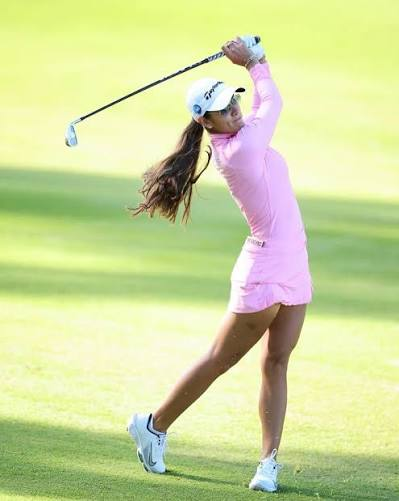
#> input picture img-original-0085/golfista/galfista 2.png, 399 x 501 px, found by its file name; its folder holds only this picture in this run
$ python p4-preparacion-img-0085.py
#> lines starting #> are read from the running program, lines starting #| are printed output that depends on the picture
import cv2
import numpy as np
import os
import csv

# 1. Configuración inicial
print("echo por ricardo Lopez NC 0085 Numero de lista 32")
carpeta_original = "img-original-0085"
carpeta_preparadas = "img-preparadas-0085"
carpeta_resultados = "resultados-img-0085"

ANCHO_DESTINO = 224
ALTO_DESTINO = 224

# Crear carpetas de salida si no existen
os.makedirs(carpeta_preparadas, exist_ok=True)
os.makedirs(carpeta_resultados, exist_ok=True)

categorias = ["golfista", "tenista"]
reporte = []
imagenes_procesadas = 0
imagenes_aprobadas = 0

print("🚀 Iniciando preparación de imágenes...\n")

# 2. Recorrer cada categoría y sus archivos
for categoria in categorias:
    ruta_origen = os.path.join(carpeta_original, categoria)
    ruta_destino = os.path.join(carpeta_preparadas, categoria)

    os.makedirs(ruta_destino, exist_ok=True)

    if not os.path.exists(ruta_origen):
        print(f"⚠️ La carpeta {ruta_origen} no existe. Saltando...")
        continue

    for nombre_archivo in os.listdir(ruta_origen):
        # Filtrar solo archivos de imagen válidos
        if not nombre_archivo.lower().endswith(('.png', '.jpg', '.jpeg', '.bmp')):
            continue

        ruta_imagen = os.path.join(ruta_origen, nombre_archivo)
        nombre_sin_ext = os.path.splitext(nombre_archivo)[0]

        print(f"📸 Procesando: {nombre_archivo}")

        # 3. Leer la imagen
        imagen = cv2.imread(ruta_imagen)
#> imagen is the input picture: shape (501, 399, 3); mean B, G, R 157.7, 217.1, 206.7
        if imagen is None:
            print(f"   ❌ Error: No se pudo leer la imagen.")
            reporte.append([categoria, nombre_archivo, "ERROR", "-", "-", "-", "-", "-", "-", "REVISAR"])
            continue

        imagenes_procesadas += 1
        alto_orig, ancho_orig, canales = imagen.shape
#> alto_orig = 501; ancho_orig = 399; canales = 3
        print(f"   📏 Dimensiones originales: {ancho_orig} x {alto_orig}")
#|    📏 Dimensiones originales: 399 x 501

        # 4. Redimensionar la imagen
        imagen_redimensionada = cv2.resize(imagen, (ANCHO_DESTINO, ALTO_DESTINO), interpolation=cv2.INTER_AREA)
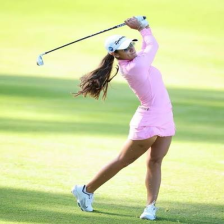
#> imagen_redimensionada: shape (224, 224, 3); mean B, G, R 157.7, 217.1, 206.7
        print(f"   📐 Dimensiones nuevas: {ANCHO_DESTINO} x {ALTO_DESTINO}")

        # Guardar la imagen redimensionada como JPG
        ruta_jpg = os.path.join(ruta_destino, f"{nombre_sin_ext}.jpg")
        cv2.imwrite(ruta_jpg, imagen_redimensionada)

        # 5. Normalizar los valores de los píxeles (de 0-255 a 0.0-1.0)
        imagen_normalizada = imagen_redimensionada.astype(np.float32) / 255.0
        val_min = float(np.min(imagen_normalizada))
#> val_min = 0.0118
        val_max = float(np.max(imagen_normalizada))
#> val_max = 1
        print(f"   🔢 Rango normalizado: {val_min:.3f} a {val_max:.3f}")
#|    🔢 Rango normalizado: 0.012 a 1.000

        # Guardar los datos numéricos normalizados como archivo .npy
        ruta_npy = os.path.join(ruta_destino, f"{nombre_sin_ext}.npy")
        np.save(ruta_npy, imagen_normalizada)

        # 6. Evaluar automáticamente el resultado
        dimensiones_correctas = (imagen_redimensionada.shape[0] == ALTO_DESTINO and
                                 imagen_redimensionada.shape[1] == ANCHO_DESTINO)
#> dimensiones_correctas = True
        rango_correcto = (val_min >= 0.0 and val_max <= 1.0)
#> rango_correcto = True
        archivos_guardados = os.path.isfile(ruta_jpg) and os.path.isfile(ruta_npy)

        if dimensiones_correctas and rango_correcto and archivos_guardados:
            estado = "APROBADA"
            imagenes_aprobadas += 1
            print(f"   ✅ Evaluación: APROBADA\n")
        else:
            estado = "REVISAR"
            print(f"   ⚠️ Evaluación: REVISAR\n")

        # 7. Guardar datos en la lista para el reporte final
        reporte.append([
            categoria, nombre_archivo, "OK", ancho_orig, alto_orig,
            ANCHO_DESTINO, ALTO_DESTINO, round(val_min, 3), round(val_max, 3), estado
        ])
#> pass 2 of the loop `for categoria in categorias:`:
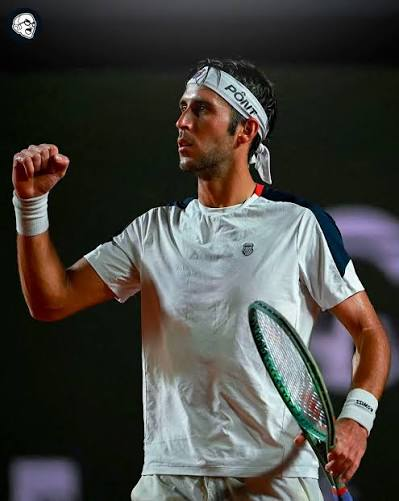
#> input picture img-original-0085/tenista/tenista 1.png, 399 x 501 px, found by its file name
#> imagen is the input picture: shape (501, 399, 3); mean B, G, R 64.6, 68.7, 70.2
#|    📏 Dimensiones originales: 399 x 501
#> `imagen_redimensionada = cv2.resize(imagen, (ANCHO_DESTINO, ALTO_DESTIN..`:
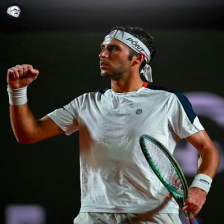
#> imagen_redimensionada: shape (224, 224, 3); mean B, G, R 64.6, 68.7, 70.2
#> val_min = 0
#> val_max = 0.988
#|    🔢 Rango normalizado: 0.000 a 0.988

# 8. Generar el reporte en formato CSV
ruta_reporte = os.path.join(carpeta_resultados, "reporte_preparacion.csv")
with open(ruta_reporte, "w", newline="", encoding="utf-8") as archivo:
    escritor = csv.writer(archivo)
    escritor.writerow([
        "Categoría", "Archivo original", "Lectura",
        "Ancho original", "Alto original", "Ancho preparado", "Alto preparado",
        "Valor mínimo norm.", "Valor máximo norm.", "Evaluación"
    ])
    escritor.writerows(reporte)

# 9. Resumen final en consola
print("=" * 45)
print("🎉 RESUMEN DE LA PRÁCTICA")
print("=" * 45)
print(f"Imágenes procesadas: {imagenes_procesadas}")
print(f"Imágenes aprobadas:  {imagenes_aprobadas}")
print(f"Imágenes a revisar:  {imagenes_procesadas - imagenes_aprobadas}")
print(f"\n📁 Reporte guardado en: {ruta_reporte}")
print("echo por ricardo Lopez NC 0085 Numero de lista 32")
print("✅ PRÁCTICA TERMINADA EXITOSAMENTE")
